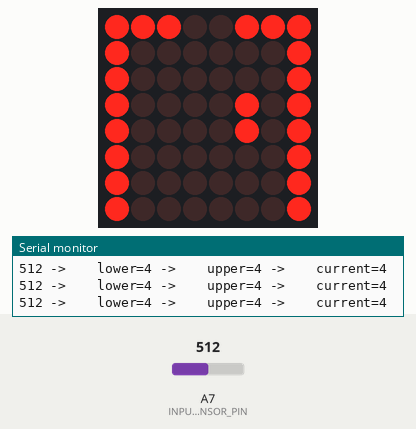
Simulated run of this sketch. Board: Arduino Nano, built with avr-gcc and run on an emulated ATmega328P. Parts: 8×8 LED matrix, the last lines printed to the serial monitor. Inputs (shaded band) come from the test bench; at power-on: A7 (INPUT_LIGHT_SENSOR_PIN) = 512.

Above: at 1.2 s.
1.3 s: A7 (INPUT_LIGHT_SENSOR_PIN) set to 9
At 3.3 s:
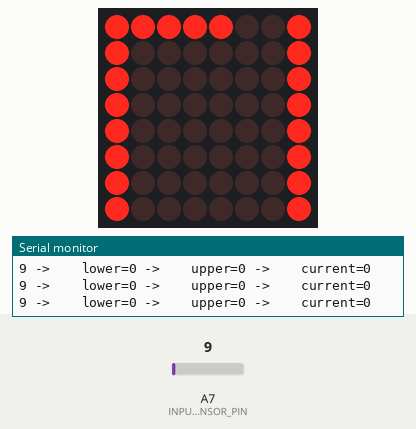
4.3 s: A7 (INPUT_LIGHT_SENSOR_PIN) set to 306
At 6.2 s:
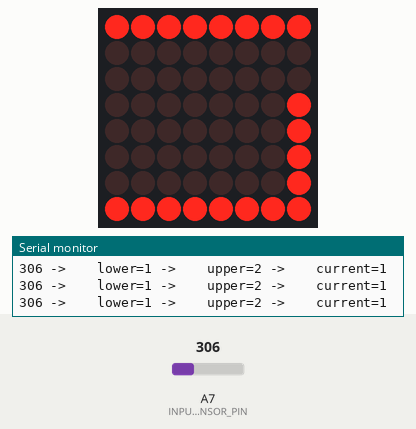
7.3 s: A7 (INPUT_LIGHT_SENSOR_PIN) set to 122
At 7.9 s:
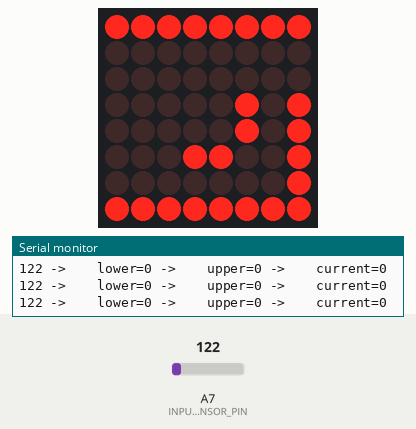
Timing chart, 0 to 10.3 s (numbered marks = the images above; inputs shaded):
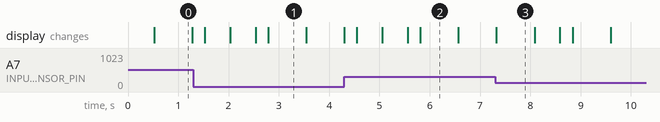

The sketch:

Matrix_autobrightness_test.ino
```cpp
//We always have to include the library
#include "LedControl.h"


#define TRACE_ON 1

#ifdef TRACE_ON
//#define OUTPUT_TRACE 1
//#define TRACE_CLOCK 1
#define TRACE_LIGHTSENSOR
#endif

#define LED8X8_DATAIN_PIN 12
#define LED8X8_CLK_PIN 10
#define LED8X8_LOAD_PIN 11
#define LED8X8_COUNT 1
#define LED8X8_PANEL_0 0

#define MINUTE_SHIFT_THRESHOLD 45


#define INPUT_LIGHT_SENSOR_PIN A7


byte current_display_intensity=0;
const int sensor_to_intensity_factor=90;
const int sensor_to_intensity_lower_base=140;
const int sensor_to_intensity_upper_base=120;

LedControl led8x8=LedControl(LED8X8_DATAIN_PIN,LED8X8_CLK_PIN,LED8X8_LOAD_PIN,LED8X8_COUNT);

/* we always wait a bit between updates of the display */
unsigned long delaytime=250;

#define MINUTE_FULL_CIRCLE_THRESHOLD 55
unsigned long clock_hour_bitmap=0xFFFFFFFF;
unsigned int clock_minute_bitmap=0xFFFF;


void setup() {
 #ifdef TRACE_ON
 Serial.begin(9600);
 Serial.println("--------->Start<------------");
 #endif

  /*
   The MAX72XX is in power-saving mode on startup,
   we have to do a wakeup call
   */
  led8x8.shutdown(LED8X8_PANEL_0,false);
  /* Set the brightness to a medium values */
  led8x8.setIntensity(LED8X8_PANEL_0,current_display_intensity);
  /* and clear the display */
  led8x8.clearDisplay(LED8X8_PANEL_0);


}

byte mirroredPattern (byte pattern)
{
  byte newPattern=0;
    newPattern|=pattern&B10000000; /* Copy highest bit */

  for(byte i=1;i<8;i++) {
    pattern<<=1;
    newPattern>>=1;
    newPattern|=pattern&B10000000;
  }
  return newPattern;
}

void displayUpdate() {
  byte rowPattern;
  #ifdef OUTPUT_TRACE
        Serial.println("-------");
  #endif
  for(int row=0;row<8;row++) {

    /* Add elemens of hour and minute bitmap to row pattern */
    /* map=0  H7  H6  H5  H4  H3  H2  H1  H0
     *     1  H27                         H8
     *     2  H26     M3  M2  M1  M0      H9
     *     3  H25     M11         M4      H10
     *     4  H24     M10         M5      H11
     *     5  H23     M9  M8  M7  M6      H12
     *     6  H22                         H13
     *     7  H21 H20 H19 H18 H17 H16 H15 H14
     *
     *     Minutt bits    = cba9876543210
     *     Minute bitmap  = 0110110110110
     *     Row target bit = _555432225432
     *     Row              _345555432222
     *     row                   76543210
     *
    */
    switch(row) {
      case 0: rowPattern=mirroredPattern(clock_hour_bitmap); break;
      case 1: rowPattern=((clock_hour_bitmap>>20)&B10000000)|((clock_hour_bitmap>>8)&B00000001); break;
      case 2: rowPattern=((clock_hour_bitmap>>19)&B10000000)|((clock_hour_bitmap>>9)&B00000001)
                          | mirroredPattern((clock_minute_bitmap<<2)&B00111100); break;
      case 3: rowPattern=((clock_hour_bitmap>>18) & B10000000)|((clock_hour_bitmap>>10)&B00000001)
                          | ((clock_minute_bitmap>>2 & B00000100))
                          | ((clock_minute_bitmap>>6 & B00100000)); break;
      case 4: rowPattern=((clock_hour_bitmap>>17)&B10000000)|((clock_hour_bitmap>>11)&B00000001)
                          | ((clock_minute_bitmap>>3 & B00000100))
                          | ((clock_minute_bitmap>>5 & B00100000)); break;
      case 5: rowPattern=((clock_hour_bitmap>>16)&B10000000)|((clock_hour_bitmap>>12)&B00000001)
                          | ((clock_minute_bitmap>>4)&B00111100); break;
      case 6: rowPattern=((clock_hour_bitmap>>15)&B10000000)|((clock_hour_bitmap>>13)&B00000001); break;
      case 7: rowPattern=clock_hour_bitmap>>14;break;
      } // switch

    led8x8.setRow(LED8X8_PANEL_0,row,rowPattern);
    #ifdef OUTPUT_TRACE
      Serial.println(rowPattern,BIN);
    #endif
  }
  #ifdef OUTPUT_TRACE
    Serial.println("-------");
  #endif
}

void renderClockBitmaps(int minute_of_the_day) {

  unsigned int minute_of_the_hour = (minute_of_the_day%60);
  unsigned int hour = (minute_of_the_day/60)%12; /* will be truncated by integer arithmetic */
  unsigned int switchOffBar=0;
  unsigned long master_pattern=0;
  unsigned long simple_pattern=3;
  const unsigned long switchOffPattern=B01111110;

  #ifdef TRACE_CLOCK
        Serial.print(hour);Serial.print(":");Serial.println(minute_of_the_hour);
  #endif

  /* ********** *
   *   Hour
   * **********
   */
  simple_pattern<<=(2+hour*2); /* this will place hour 0 at bit 2 and 3, 1 at 4+5 and so on */
                                /* FEDCBA98 76543210 FEDCBA98 76543210 */
                                /* 00000000 00000000 00000000 00001100  = 0 Hrs */
                                /* 00000000 00000000 01100000 00000000  = 6 Hrs */
                                /* 00000011 00000000 00000000 00000000  = 11 Hrs */
                                /* ____aaaa ddddddcc ccccbbbb bbaaaa__  = simple pattern sides abcd*/

  if(minute_of_the_hour >= MINUTE_SHIFT_THRESHOLD)
            simple_pattern<<=1; /* Shift the hole pattern to indicate upcoming hour */


  /* Add corner bits (+) to the pattern and overlay 11th to 1st hour */
  /*  ____aaaa ddddddcc ccccbbbb bbaaaaa_  => */
  /*  ____dddd dd+ccccc c+bbbbbb +aaaaaa+     */
  /*  84218421 84218421 84218421 84218421     */
  master_pattern=   ((simple_pattern & 0x0000003c)<<1)   /* -__aaaa- from 0 hr to 1 */
                  | ((simple_pattern & 0x0f000000)>>23)  /* -aaaa__- from 11 hr to 0 */
                  | ((simple_pattern & 0x00000fc0)<<2)   /* -bbbbbb- from 2 hr to 4 */
                  | ((simple_pattern & 0x0003f000)<<3)   /* -cccccc- from 5 hr to 7 */
                  | ((simple_pattern & 0x00fc0000)<<4)   /* -dddddd- from 5 hr to 7 */
                  | (((simple_pattern>>23)&(simple_pattern>>24)& 0x00000001)) /* left upper corner */
                  | (((simple_pattern<<2) &(simple_pattern<<1)&  0x00000080))   /* Right upper corner */
                  | (((simple_pattern<<3) &(simple_pattern<<2)&  0x00004000))   /* Right lower corner */
                  | (((simple_pattern<<4) &(simple_pattern<<3)&  0x00200000)) ;  /* left lower corner */


  switchOffBar=(((hour+1)/3)+2)%4;   /* Determine Side to set big bar */
  master_pattern |= switchOffPattern<<(switchOffBar*7);

  /* write hour bitmap to final memory (Inverted to light up the zeroes) */
  clock_hour_bitmap=~master_pattern;


 #ifdef TRACE_CLOCK
        Serial.println(0x80000000|simple_pattern,BIN);
        Serial.print(0x80000000|master_pattern,BIN);
  #endif


   /* *************
    *    Minute
    * ************  */


  simple_pattern=0x0db6;                                /* _24_ */                                                       /* 8  1 */                                                       /* 4  2 */
                                                        /* _18_ */
  if(minute_of_the_hour <MINUTE_FULL_CIRCLE_THRESHOLD) simple_pattern>>=(4-(minute_of_the_hour)/15)*3;
  /* move 12 o clock line to bit 0-3 */
  master_pattern=(simple_pattern<<3)|((simple_pattern>>9)&B00001111);

  clock_minute_bitmap=master_pattern;

  #ifdef TRACE_CLOCK
        Serial.print("\t");
        Serial.println(0x8000|master_pattern,BIN);
  #endif

};


void loop() {
  static int minutes_of_the_day=0;

  /* measure light */
  int lightValue;
  lightValue=analogRead(INPUT_LIGHT_SENSOR_PIN);
  int newDisplayIntensity=(lightValue-sensor_to_intensity_lower_base)/sensor_to_intensity_factor;
  if(newDisplayIntensity>15) newDisplayIntensity=15;
  if(newDisplayIntensity<0) newDisplayIntensity=0;
  #ifdef TRACE_LIGHTSENSOR
    Serial.print(lightValue);
    Serial.print(" -> \t lower="); Serial.print(newDisplayIntensity);
  #endif
  if(newDisplayIntensity>current_display_intensity)
  {
    current_display_intensity=newDisplayIntensity;
    led8x8.setIntensity(LED8X8_PANEL_0,current_display_intensity);
  }
  newDisplayIntensity=(lightValue-sensor_to_intensity_upper_base)/sensor_to_intensity_factor;
  if(newDisplayIntensity>15) newDisplayIntensity=15;
  if(newDisplayIntensity<0) newDisplayIntensity=0;
  #ifdef TRACE_LIGHTSENSOR
    Serial.print(" -> \t upper="); Serial.print(newDisplayIntensity);
  #endif
  if(newDisplayIntensity<current_display_intensity)
  {
    current_display_intensity=newDisplayIntensity;
    led8x8.setIntensity(LED8X8_PANEL_0,current_display_intensity);
  }
  #ifdef TRACE_LIGHTSENSOR
    Serial.print(" -> \t current="); Serial.println(current_display_intensity);
  #endif

  /* logic*/
  minutes_of_the_day+=5;
  if(minutes_of_the_day >= 12*60) {minutes_of_the_day=0;};
 // if(minutes_of_the_day > 3*60 && minutes_of_the_day < 10*60) minutes_of_the_day=10*60;
  renderClockBitmaps(minutes_of_the_day);

  /* output */
  displayUpdate() ;

  /* delay */
  delay(delaytime);
}
```

Measured:
- what the display in image 0 shows lasts 0.8 s, from 0.5 s to 1.3 s
